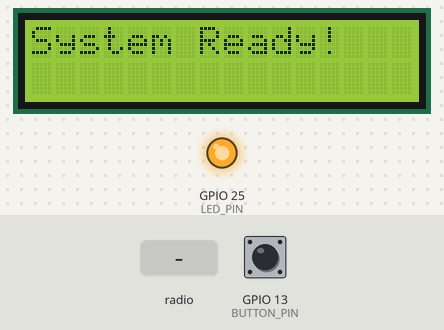
A program run on a simulated ESP32 board running MicroPython. Shown: 16×2 character LCD, output pins drawn as LEDs (lit = HIGH). The inputs (shaded band) are chosen by the test bench; at power-on: GPIO 13 (BUTTON_PIN) LOW. The clock reads 2024-03-15 10:24:30 at power-on unless the program sets it; files the program writes start out absent; library files of the repository ran but are not shown: machine_i2c_lcd.py; what the program prints to the serial console is not drawn.

Above: at 2.1 s.
At 6.2 s:
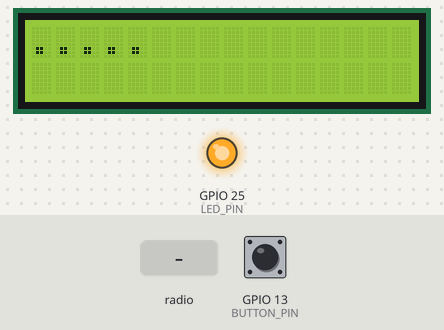
7.9 s: radio message "1" arrives
At 9.0 s:
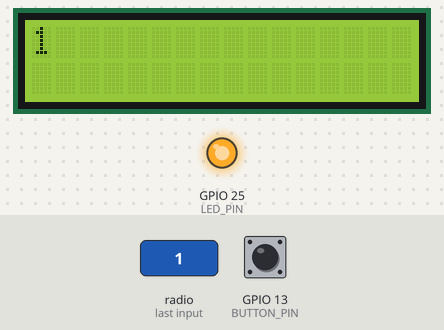
Timing chart, 0 to 10.9 s (numbered marks = the images above; inputs shaded):
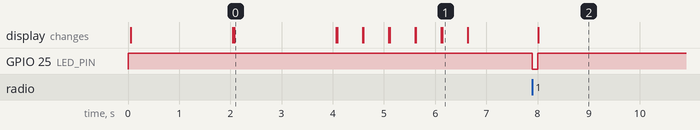

Measured:
- after the input at 7.9 s, GPIO 25 (LED_PIN): HIGH → LOW at once, → HIGH 0.10 s later; the display: changes after 0.11 s (image 2)
- what the display in image 0 shows lasts 2.0 s, from 2.1 s to 4.1 s
- what the display in image 1 shows lasts 0.5 s, from 6.1 s to 6.6 s

The program:

log_inte.py
```python
import esp32
import espnow
import machine
import network
import utime  # Import utime to get timestamps
from machine import Pin, SoftI2C
from machine_i2c_lcd import I2cLcd
from utime import sleep_ms

wlan = network.WLAN(network.STA_IF)
wlan.active(True)

esp = espnow.ESPNow()
esp.active(True)

# Default LED state to ON
BUTTON_PIN = Pin(13, Pin.IN)
LED_PIN = Pin(25, Pin.OUT)
LED_PIN.value(1)

# Define the LCD I2C address and dimensions
I2C_ADDR = 0x27
I2C_NUM_ROWS = 2
I2C_NUM_COLS = 16

# Initialize I2C and LCD objects
i2c = SoftI2C(sda=Pin(22), scl=Pin(23), freq=400000)
lcd = I2cLcd(i2c, I2C_ADDR, I2C_NUM_ROWS, I2C_NUM_COLS)


def button_release() -> bool:
    while True:
        v_1 = BUTTON_PIN.value()
        sleep_ms(200)
        v_2 = BUTTON_PIN.value()

        if (v_1 - v_2) != 0:
            return True


def first_screen_boot() -> None:
    lcd.putstr("LED is ON")
    sleep_ms(2000)
    lcd.clear()
    lcd.putstr("System Ready!")
    sleep_ms(2000)
    lcd.clear()

    for i in range(5):
        lcd.putstr("." * (i + 1))
        sleep_ms(500)
        lcd.clear()


def turn_on_off_button() -> None:
    if button_release() is True:
        LED_PIN.value(not LED_PIN.value())
        lcd.clear()

        # If LED turned ON
        if LED_PIN.value() == 1:
            pass
        # If LED turned OFF -> go to deep sleep
        else:
            lcd.putstr("LED OFF -> Sleep")
            sleep_ms(1000)

            # Configure pin 13 as wake-up source on rising edge (HIGH)
            esp32.wake_on_ext0(pin=Pin(13), level=esp32.WAKEUP_ANY_HIGH)

            # Go to deep sleep
            machine.deepsleep()


pushed_str = False


def log_to_csv(message: str, rssi: int) -> None:
    """
    Logs the given message and RSSI value to a CSV file with a timestamp.
    """
    try:
        # Get the current timestamp as a tuple (year, month, day, hour, minute, second, ...)
        timestamp = utime.localtime()
        # Format the timestamp as YYYY-MM-DD HH:MM:SS
        timestamp_str = "{:04d}-{:02d}-{:02d} {:02d}:{:02d}:{:02d}".format(
            timestamp[0],
            timestamp[1],
            timestamp[2],
            timestamp[3],
            timestamp[4],
            timestamp[5],
        )
        # Open the CSV file in append mode and write a new line
        with open("log.csv", "a") as f:
            f.write("{},{},{}\n".format(timestamp_str, message, rssi))
    except Exception as e:
        print("Error logging to CSV:", e)


def check_name(result: tuple) -> None:
    global pushed_str

    if len(result) == 2:
        msg = result[1].decode("utf-8") if isinstance(result[1], bytes) else result[1]
    else:
        print("tuple length don't match")
        return

    for mac, info in esp.peers_table.items():
        rssi = info[0]
        print("RSSI:", rssi)

        if rssi > -88:
            print(f"Received message from: {msg} >>> in range")
            # Save a log to CSV when RSSI > -88
            log_to_csv(msg, rssi)

            LED_PIN.value(not LED_PIN.value())
            sleep_ms(100)
            LED_PIN.value(not LED_PIN.value())

            if not pushed_str:
                lcd.putstr(str(msg))
                pushed_str = True
        else:
            print(f"Received message from: {msg} >>> out of range")
            lcd.clear()
            pushed_str = False


def main_loop() -> None:
    first_screen_boot()
    print("Receiver is listening for incoming messages...")

    is_running = True
    while is_running:
        if BUTTON_PIN.value() == 1:
            turn_on_off_button()

        result = esp.recv()
        if result:
            check_name(result)
        else:
            continue

        sleep_ms(10)


if __name__ == "__main__":
    try:
        main_loop()
    except KeyboardInterrupt:
        print("exit...")
```
